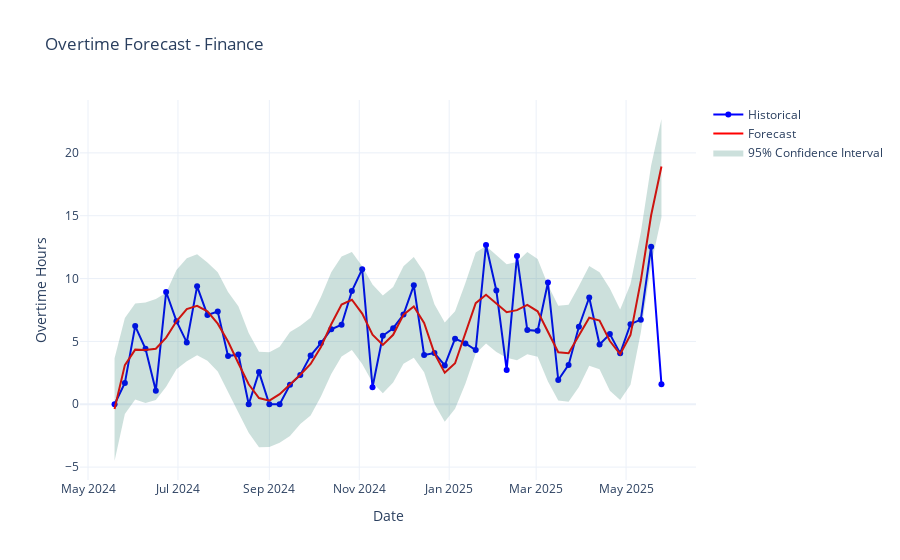
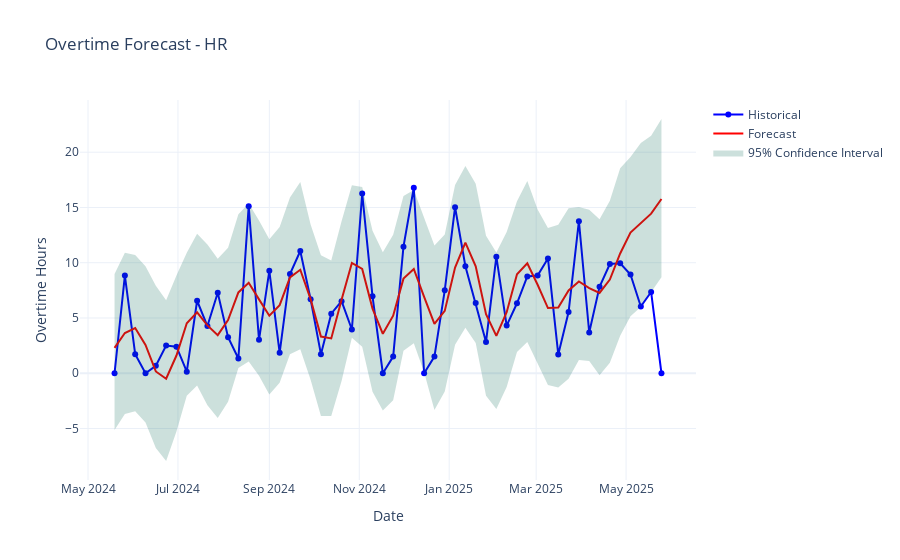
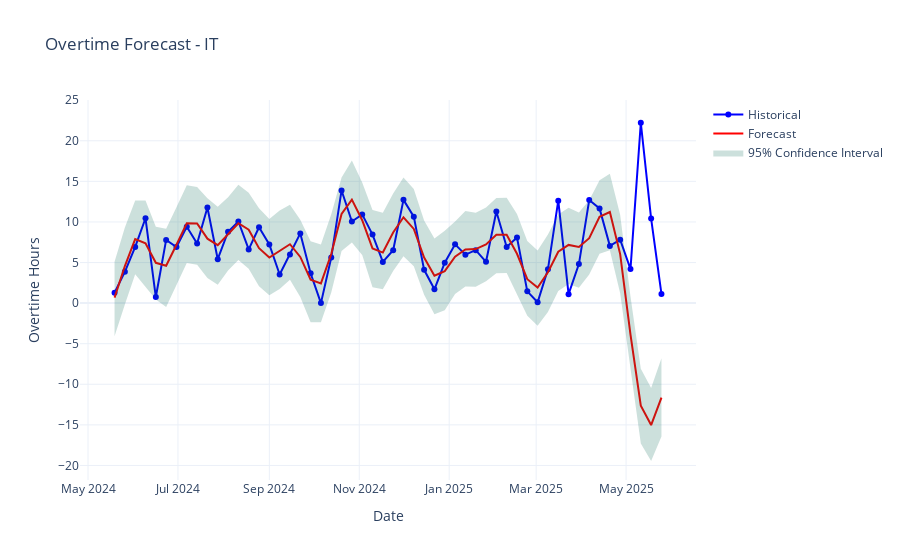
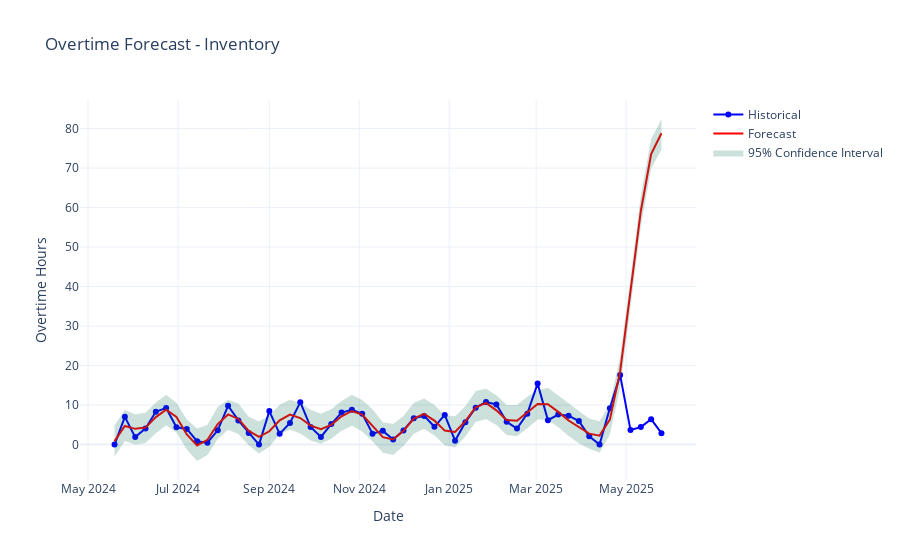

The code cell stored with these charts, in order, in its notebook:
### Markdown cell above
## 6. Visualize Results with Plotly

Create interactive plots showing historical data, predictions, and confidence intervals.

### Code cell
def plot_forecast(department, historical_data, forecast):
    """Create interactive plot for a department's forecast"""
    
    # Filter historical data for department
    hist_dept = historical_data[historical_data['department'] == department]
    
    # Create figure with secondary y-axis
    fig = go.Figure()
    
    # Add historical data
    fig.add_trace(
        go.Scatter(
            x=hist_dept['work_date'],
            y=hist_dept['total_overtime'],
            name='Historical',
            mode='markers+lines',
            line=dict(color='blue')
        )
    )
    
    # Add forecast
    fig.add_trace(
        go.Scatter(
            x=forecast['ds'],
            y=forecast['yhat'],
            name='Forecast',
            mode='lines',
            line=dict(color='red')
        )
    )
    
    # Add confidence interval
    fig.add_trace(
        go.Scatter(
            x=forecast['ds'].tolist() + forecast['ds'].tolist()[::-1],
            y=forecast['yhat_upper'].tolist() + forecast['yhat_lower'].tolist()[::-1],
            fill='toself',
            fillcolor='rgba(0,100,80,0.2)',
            line=dict(color='rgba(255,255,255,0)'),
            name='95% Confidence Interval'
        )
    )
    
    # Update layout
    fig.update_layout(
        title=f'Overtime Forecast - {department}',
        xaxis_title='Date',
        yaxis_title='Overtime Hours',
        hovermode='x unified',
        showlegend=True,
        template='plotly_white'
    )
    
    return fig

# Create and display plots for each department
for department in department_models.keys():
    fig = plot_forecast(
        department,
        historical_data,
        department_forecasts[department]
    )
    fig.show()
